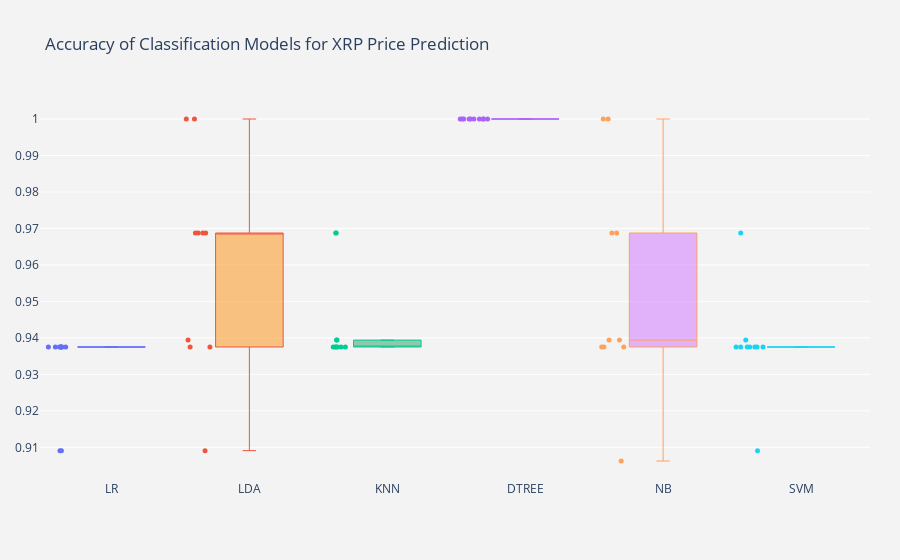

The notebook cell this image was saved under:
### Code cell
x_data = names

y0 = results[0]
y1 = results[1]
y2 = results[2]
y3 = results[3]
y4 = results[4]
y5 = results[5]

y_data = [y0, y1, y2, y3, y4, y5]

colors = ['rgba(93, 164, 214, 0.5)', 'rgba(255, 144, 14, 0.5)', 'rgba(44, 160, 101, 0.5)',
          'rgba(255, 65, 54, 0.5)', 'rgba(207, 114, 255, 0.5)', 'rgba(127, 96, 0, 0.5)']

fig = go.Figure()

for xd, yd, cls in zip(x_data, y_data, colors):
        fig.add_trace(go.Box(
            y=yd,
            name=xd,
            boxpoints='all',
            jitter=0.5,
            whiskerwidth=0.2,
            fillcolor=cls,
            marker_size=5,
            line_width=1)
        )

fig.update_layout(
    title='Accuracy of Classification Models for XRP Price Prediction',
    yaxis=dict(
        autorange=True,
        showgrid=True,
        zeroline=True,
        dtick=.01,
        gridcolor='rgb(255, 255, 255)',
        gridwidth=1,
        zerolinecolor='rgb(255, 255, 255)',
        zerolinewidth=2,
    ),
    margin=dict(
        l=40,
        r=30,
        b=80,
        t=100,
    ),
    paper_bgcolor='rgb(243, 243, 243)',
    plot_bgcolor='rgb(243, 243, 243)',
    showlegend=False,
)

fig.show()

### Figure 1 — Plotly figure (JSON) as saved in the notebook; plotly's stock layout.template omitted (floating-point values rounded to 4 significant figures)
{"data": [{"boxpoints": "all", "fillcolor": "rgba(93, 164, 214, 0.5)", "jitter": 0.5, "line": {"width": 1}, "marker": {"size": 5}, "name": "LR", "type": "box", "whiskerwidth": 0.2, "y": [0.9091, 0.9091, 0.9375, 0.9375, 0.9375, 0.9375, 0.9375, 0.9375, 0.9375, 0.9375]}, {"boxpoints": "all", "fillcolor": "rgba(255, 144, 14, 0.5)", "jitter": 0.5, "line": {"width": 1}, "marker": {"size": 5}, "name": "LDA", "type": "box", "whiskerwidth": 0.2, "y": [0.9091, 0.9394, 1, 0.9688, 1, 0.9688, 0.9688, 0.9375, 0.9688, 0.9375]}, {"boxpoints": "all", "fillcolor": "rgba(44, 160, 101, 0.5)", "jitter": 0.5, "line": {"width": 1}, "marker": {"size": 5}, "name": "KNN", "type": "box", "whiskerwidth": 0.2, "y": [0.9394, 0.9394, 0.9688, 0.9375, 0.9375, 0.9375, 0.9375, 0.9375, 0.9688, 0.9375]}, {"boxpoints": "all", "fillcolor": "rgba(255, 65, 54, 0.5)", "jitter": 0.5, "line": {"width": 1}, "marker": {"size": 5}, "name": "DTREE", "type": "box", "whiskerwidth": 0.2, "y": [1, 1, 1, 1, 1, 1, 1, 1, 1, 1]}, {"boxpoints": "all", "fillcolor": "rgba(207, 114, 255, 0.5)", "jitter": 0.5, "line": {"width": 1}, "marker": {"size": 5}, "name": "NB", "type": "box", "whiskerwidth": 0.2, "y": [0.9394, 0.9394, 1, 0.9375, 0.9688, 0.9688, 0.9062, 0.9375, 1, 0.9375]}, {"boxpoints": "all", "fillcolor": "rgba(127, 96, 0, 0.5)", "jitter": 0.5, "line": {"width": 1}, "marker": {"size": 5}, "name": "SVM", "type": "box", "whiskerwidth": 0.2, "y": [0.9394, 0.9091, 0.9375, 0.9375, 0.9375, 0.9375, 0.9375, 0.9375, 0.9688, 0.9375]}], "layout": {"margin": {"b": 80, "l": 40, "r": 30, "t": 100}, "paper_bgcolor": "rgb(243, 243, 243)", "plot_bgcolor": "rgb(243, 243, 243)", "showlegend": false, "title": {"text": "Accuracy of Classification Models for XRP Price Prediction"}, "yaxis": {"autorange": true, "dtick": 0.01, "gridcolor": "rgb(255, 255, 255)", "gridwidth": 1, "showgrid": true, "zeroline": true, "zerolinecolor": "rgb(255, 255, 255)", "zerolinewidth": 2}}}
